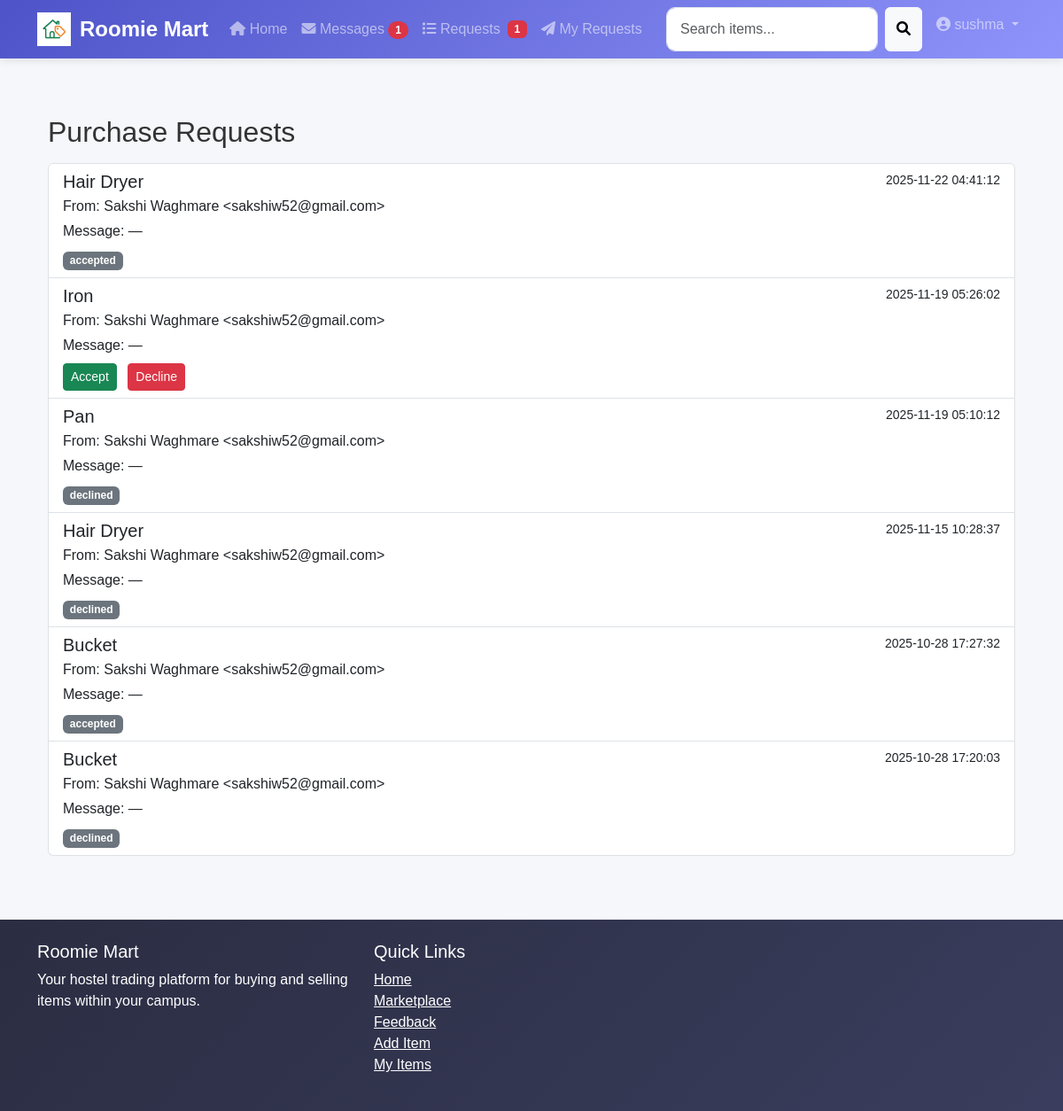
The page /requests (signed in) on the database its author committed.
### tables this page shows
CREATE TABLE requests (
        id INTEGER PRIMARY KEY AUTOINCREMENT,
        item_id INTEGER NOT NULL,
        requester_id INTEGER NOT NULL,
        owner_id INTEGER NOT NULL,
        message TEXT,
        status TEXT DEFAULT 'pending',
        created_at TIMESTAMP DEFAULT CURRENT_TIMESTAMP,
        FOREIGN KEY (item_id) REFERENCES items (id),
        FOREIGN KEY (requester_id) REFERENCES users (id),
        FOREIGN KEY (owner_id) REFERENCES users (id)
    );

CREATE TABLE items (
        id INTEGER PRIMARY KEY AUTOINCREMENT,
        user_id INTEGER NOT NULL,
        title TEXT NOT NULL,
        category TEXT NOT NULL,
        price REAL NOT NULL,
        condition TEXT NOT NULL,
        image TEXT,
        description TEXT,
        hostel TEXT,
        block TEXT,
        status TEXT DEFAULT 'available',
        created_at TIMESTAMP DEFAULT CURRENT_TIMESTAMP,
        updated_at TIMESTAMP DEFAULT CURRENT_TIMESTAMP, address TEXT, latitude REAL, longitude REAL,
        FOREIGN KEY (user_id) REFERENCES users (id)
    );

CREATE TABLE users (
        id INTEGER PRIMARY KEY AUTOINCREMENT,
        name TEXT NOT NULL,
        email TEXT UNIQUE NOT NULL,
        password TEXT NOT NULL,
        phone TEXT,
        hostel TEXT,
        block TEXT,
        room TEXT,
        created_at TIMESTAMP DEFAULT CURRENT_TIMESTAMP
    );

### controllers/requests_controller.py (the view)
@requests_bp.route('/requests')
@login_required
def owner_requests():
    owner_id = session.get('user_id')
    rows = RequestModel.get_requests_for_owner(owner_id)
    return render_template('requests_list.html', requests=rows)

### app.py (called while the page is built)
@app.context_processor
def inject_pending_request_count():
    user_id = session.get('user_id')
    pending_requests_count = 0
    if user_id:
        try:
            pending_requests_count = RequestModel.count_pending_requests_for_owner(user_id)
        except Exception:
            pending_requests_count = 0
    return dict(pending_requests_count=pending_requests_count)

@app.context_processor
def inject_current_user():
    if 'user_id' in session:
        user = SimpleNamespace(
            is_authenticated=True,
            id=session.get('user_id'),
            name=session.get('user_name'),
            email=session.get('user_email'),
            hostel=session.get('hostel'),
            block=session.get('block')
        )
    else:
        user = SimpleNamespace(is_authenticated=False)
    return {'current_user': user}

### database/db_connection.py (called while the page is built)
def get_db_connection():
    conn = None
    try:
        conn = sqlite3.connect(DATABASE_PATH)
        conn.row_factory = sqlite3.Row
        return conn
    except Error as e:
        print(e)
    return conn

### models/request_model.py (called while the page is built)
    @staticmethod
    def count_pending_requests_for_owner(owner_id):
        conn = get_db_connection()
        cur = conn.cursor()
        cur.execute('''
            SELECT COUNT(*) FROM requests
            WHERE owner_id = ? AND status = 'pending'
        ''', (owner_id,))
        count = cur.fetchone()[0]
        conn.close()
        return count

    @staticmethod
    def get_requests_for_owner(owner_id):
        conn = get_db_connection()
        cur = conn.cursor()
        cur.execute('''
            SELECT r.*, i.title as item_title, u.name as requester_name, u.email as requester_email
            FROM requests r
            JOIN items i ON r.item_id = i.id
            JOIN users u ON r.requester_id = u.id
            WHERE r.owner_id = ?
            ORDER BY r.created_at DESC
        ''', (owner_id,))
        rows = cur.fetchall()
        conn.close()
        return rows

### utils/authentication.py (called while the page is built)
def login_required(f):
    @wraps(f)
    def decorated_function(*args, **kwargs):
        if 'user_id' not in session:
            flash('Please login to access this page', 'error')
            return redirect(url_for('auth_bp.login'))
        return f(*args, **kwargs)
    return decorated_function

### templates/requests_list.html (shortened to what this page needs)
{% extends 'base.html' %}
{% block content %}
<div class="container mt-4">
    <h2>Purchase Requests</h2>
    {% if requests %}
    <div class="list-group mt-3">
        {% for r in requests %}
        <div class="list-group-item">
            <div class="d-flex w-100 justify-content-between">
                <h5 class="mb-1">{{ r.item_title }}</h5>
                <small>{{ r.created_at }}</small>
            </div>
            <p class="mb-1">From: {{ r.requester_name }} &lt;{{ r.requester_email }}&gt;</p>
            <p class="mb-1">Message: {{ r.message or '—' }}</p>
            <div class="mt-2">
                {% if r.status in ['pending', 'paid'] %}
                <form method="POST" action="{{ url_for('requests_bp.accept_request', request_id=r.id) }}" style="display:inline-block;">
                    <button class="btn btn-success btn-sm">Accept</button>
                </form>
                <form method="POST" action="{{ url_for('requests_bp.decline_request', request_id=r.id) }}" style="display:inline-block; margin-left:8px;">
                    <button class="btn btn-danger btn-sm">Decline</button>
                </form>
                {% else %}
                <span class="badge bg-secondary">{{ r.status }}</span>
                {% endif %}
            </div>
        </div>
        {% endfor %}
    </div>
    {% else %}
    <div class="alert alert-info mt-3">No purchase requests at the moment.</div>
    {% endif %}
</div>
{% endblock %}

### static/css/style.css (style rules this page uses)
:root { --primary-color: #4e54c8; --secondary-color: #8f94fb; --accent-color: #ff6b6b; --light-color: #f8f9fa; --dark-color: #343a40; --success-color: #28a745; --info-color: #17a2b8; --warning-color: #ffc107; --danger-color: #dc3545; }
body { font-family: 'Poppins', sans-serif; background-color: #f5f7fa; color: #333; }

### static/css/messaging.css (style rules this page uses)
.badge { animation: pulse 2s infinite; }

### rows shown on the page
requests: item_title "Hair Dryer", created_at "2025-11-22 04:41:12", requester_name "Sakshi Waghmare", requester_email "sakshiw52@gmail.com", message "—", status "accepted"
requests: item_title "Iron", created_at "2025-11-19 05:26:02", requester_name "Sakshi Waghmare", requester_email "sakshiw52@gmail.com", message "—"
requests: item_title "Pan", created_at "2025-11-19 05:10:12", requester_name "Sakshi Waghmare", requester_email "sakshiw52@gmail.com", message "—", status "declined"
requests: item_title "Hair Dryer", created_at "2025-11-15 10:28:37", requester_name "Sakshi Waghmare", requester_email "sakshiw52@gmail.com", message "—", status "declined"
requests: item_title "Bucket", created_at "2025-10-28 17:27:32", requester_name "Sakshi Waghmare", requester_email "sakshiw52@gmail.com", message "—", status "accepted"
requests: item_title "Bucket", created_at "2025-10-28 17:20:03", requester_name "Sakshi Waghmare", requester_email "sakshiw52@gmail.com", message "—", status "declined"

### other values the page prints
{{ pending_requests_count }} "1"
{{ session.get('user_name', 'User') }} "sushma"
